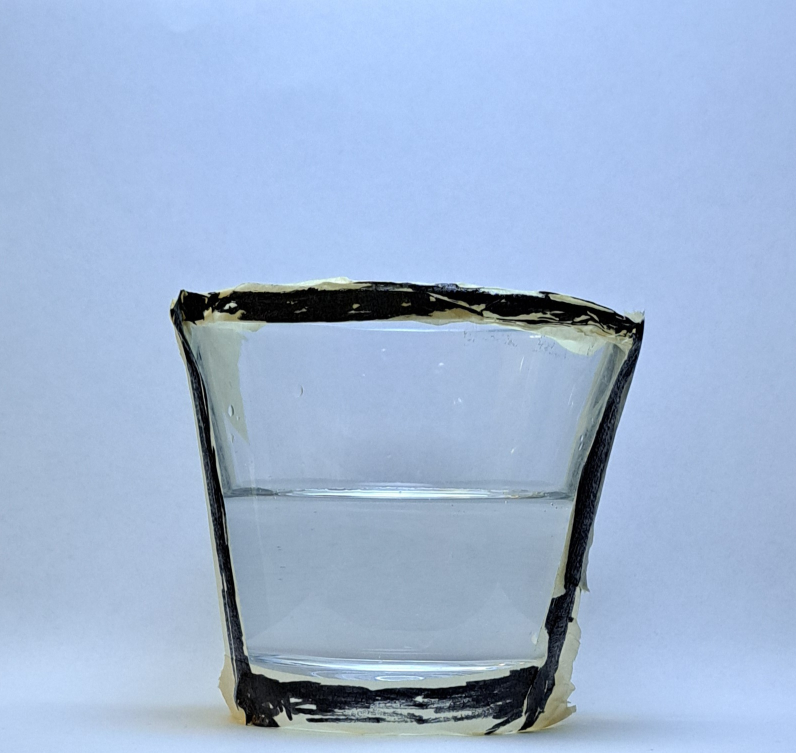
#> input picture test1.jpg, 1592 x 1506 px, given in place of test_video2.mp4, which was not available (shown at 1/2 size)
$ python SelectParameters.py   (older library calls are emulated)
#> lines starting #> are read from the running program, lines starting #| are printed output that depends on the picture; after the words box and inside, x2 and y2 are one past the last pixel; in counts of white or black regions, pixels touching at a corner belong together; pictures that were not available may be replaced by others from this repository, and a replacement may not be noted
import cv2
import numpy as np

def nothing(x):
    pass

# Przetwarzanie wideo lub obrazu
camera_capture = True

img_path = 'test5.png'

# Plik wideo do testowania
video_path = 'test_video2.mp4'

if camera_capture:
    cap = cv2.VideoCapture(video_path)
    fps = cap.get(cv2.CAP_PROP_FPS)
    wait_time = int(1000 / fps)
else:
    img = cv2.imread(img_path)
    wait_time = 1

cv2.namedWindow('Image')
cv2.namedWindow('Detection')
cv2.createTrackbar('Top Cut', 'Image', 50, 200, nothing)
cv2.createTrackbar('Bottom Cut', 'Image', 44, 200, nothing)
cv2.createTrackbar('Top Threshold', 'Image', 255, 255, nothing)
cv2.createTrackbar('Bottom Threshold', 'Image', 32, 255, nothing)
cv2.createTrackbar('Detection Start', 'Image', 242, 250, nothing)
cv2.createTrackbar('Left Cut', 'Image', 723, 1400, nothing)
cv2.createTrackbar('Right Cut', 'Image', 191, 800, nothing)

while True:
    if camera_capture:
        ret, img = cap.read()
#> img is the input picture: shape (1506, 1592, 3); mean B, G, R 212.1, 181.2, 159.1
        if not ret:
            cap.set(cv2.CAP_PROP_POS_FRAMES, 0)
            continue

    img_gray = cv2.cvtColor(img, cv2.COLOR_BGR2GRAY)
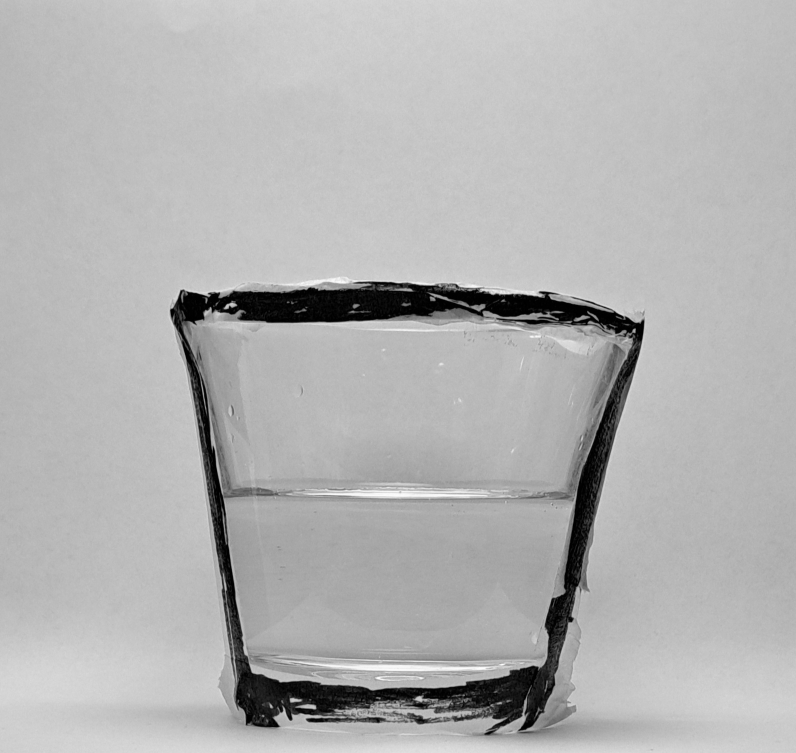
#> img_gray: shape (1506, 1592) (shown at 1/2 size); min 0, max 255, mean 178.2

    top_cut = 80
    bottom_cut = 136
    top_thresh = 255
    bottom_thresh = 50

    top_cut = cv2.getTrackbarPos('Top Cut', 'Image')
    bottom_cut = cv2.getTrackbarPos('Bottom Cut', 'Image')
    top_thresh = cv2.getTrackbarPos('Top Threshold', 'Image')
    bottom_thresh = cv2.getTrackbarPos('Bottom Threshold', 'Image')
    left_cut = cv2.getTrackbarPos('Left Cut', 'Image')
    right_cut = cv2.getTrackbarPos('Right Cut', 'Image')
    detection_start = cv2.getTrackbarPos('Detection Start', 'Image')

    vessel = img_gray.copy()
    w,h = img.shape[1], img.shape[0]
#> w = 1592; h = 1506
    vessel = vessel[top_cut:h-bottom_cut, 0:w]
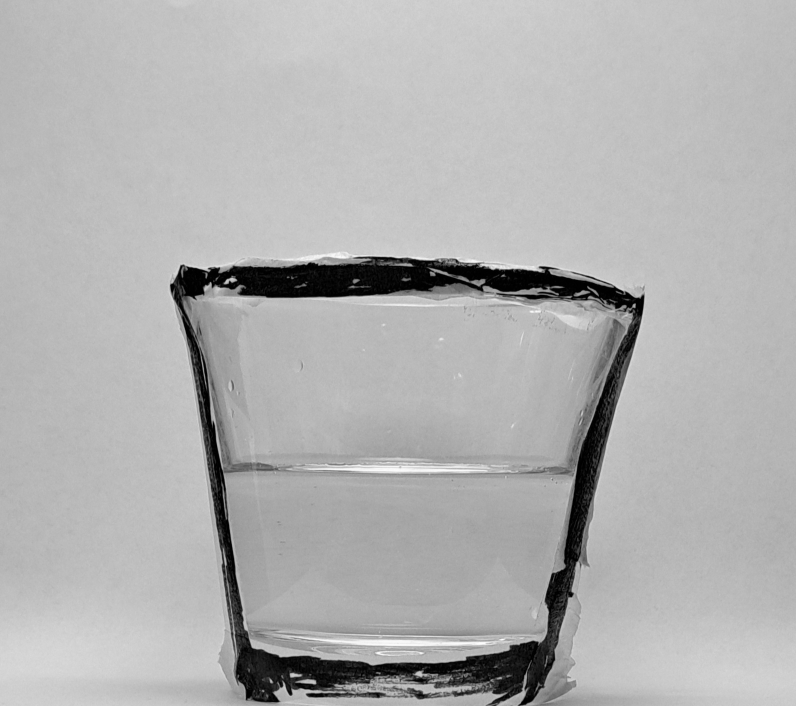
#> vessel: shape (1412, 1592) (shown at 1/2 size); min 0, max 255, mean 176.8

    vessel_height, vessel_width = vessel.shape
#> vessel_height = 1412; vessel_width = 1592

    roi = vessel[0:h-detection_start, left_cut:vessel_width-right_cut]
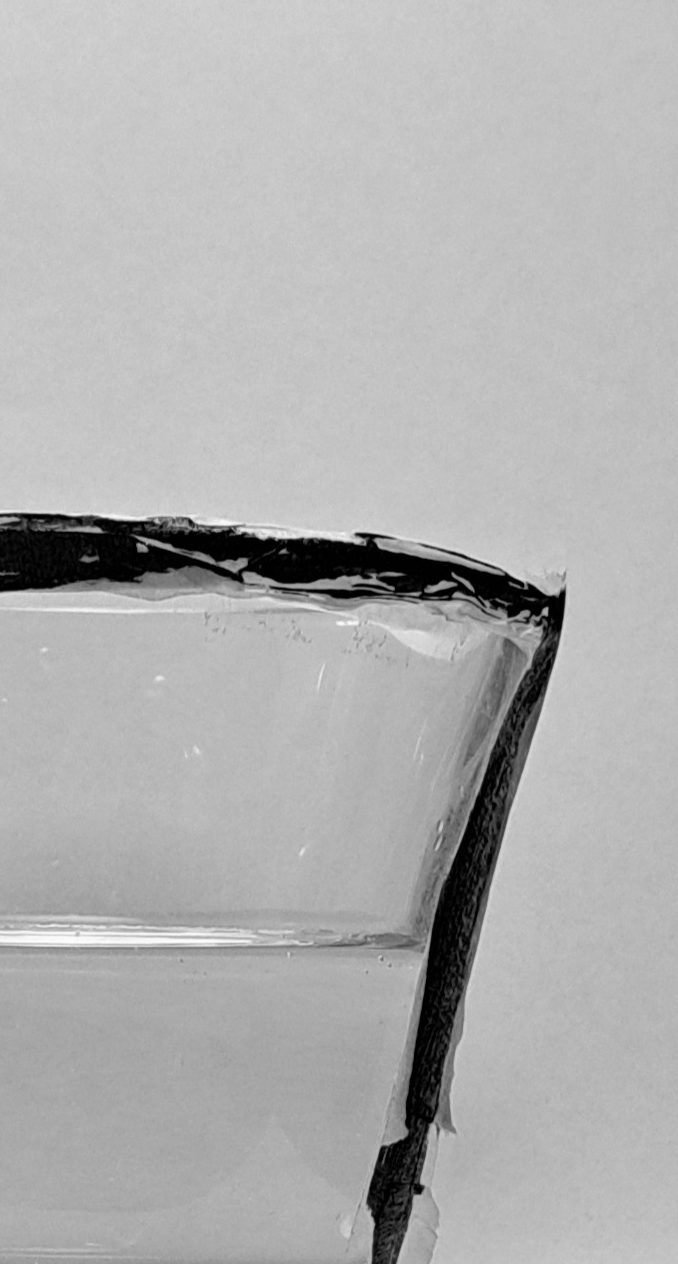
#> roi: shape (1264, 678); min 0, max 253, mean 175.9
    sobel_y = cv2.Sobel(roi, cv2.CV_64F, 0, 1, ksize=3)
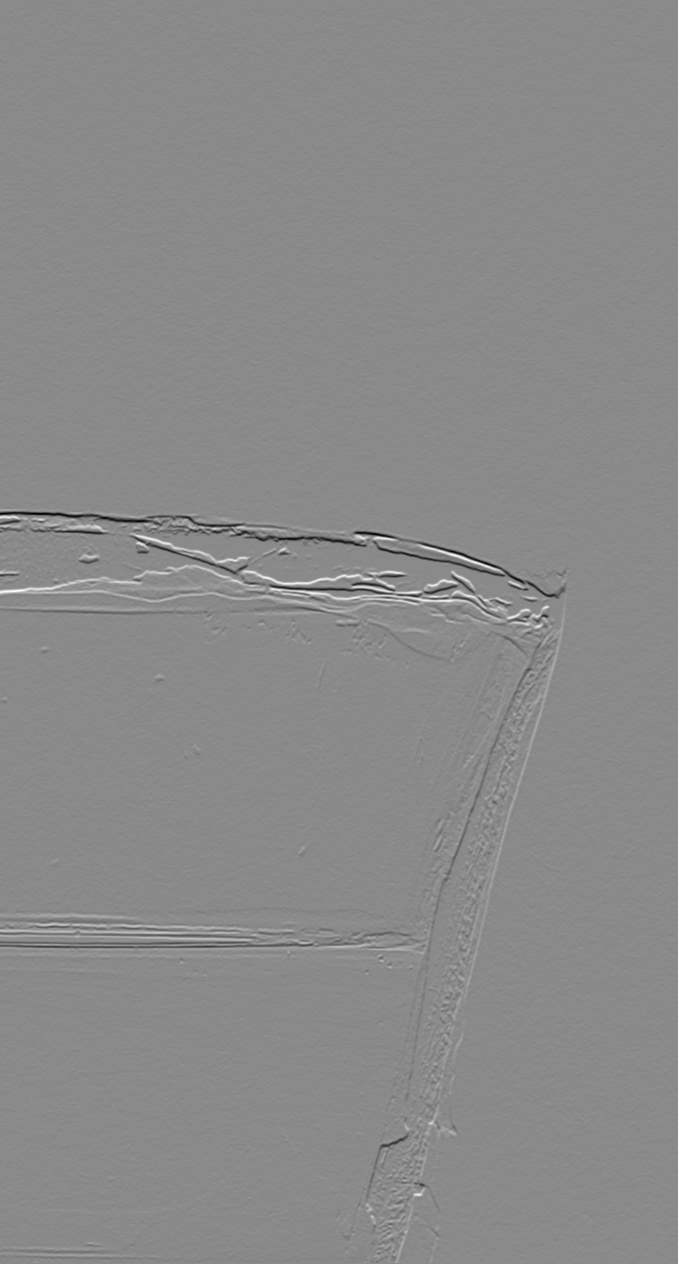
#> sobel_y: shape (1264, 678) float64; min -694, max 586, mean -0.2; drawn with min black and max white
    sobel_y = cv2.convertScaleAbs(sobel_y)
    _, edge_thresh = cv2.threshold(sobel_y, bottom_thresh, top_thresh, cv2.THRESH_BINARY)
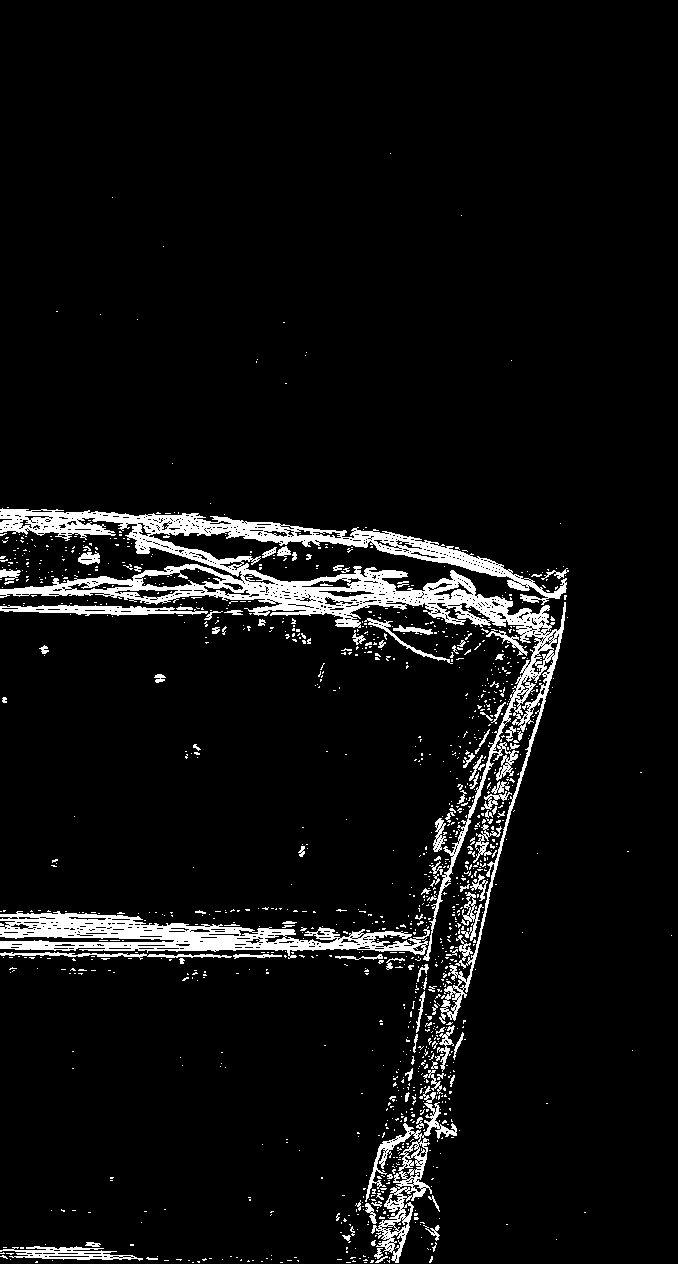
#> edge_thresh: shape (1264, 678); 6.1% white; 1241 white regions (1130 under 20 px), largest, box (x1, y1, x2, y2) and area: (0, 508, 567, 1024) 26586, (0, 911, 430, 959) 8758, (365, 1086, 457, 1263) 3149

    histogram = np.sum(edge_thresh, axis=1)
#> histogram = 1264 values, max 103785 at index 943, min 0 at index 0, mean 10600.7
    line_y = np.argmax(histogram)
#> line_y = 943

    fill = round((vessel_height - line_y) / vessel_height, 2)
#> fill = 0.33
    y_line_global =  line_y + top_cut
#> y_line_global = 993
    print(f"{fill * 100:.1f}, {y_line_global}")
#| 33.0, 993

    cv2.line(img, (0, y_line_global), (img.shape[1], y_line_global), (0, 0, 255), 2)
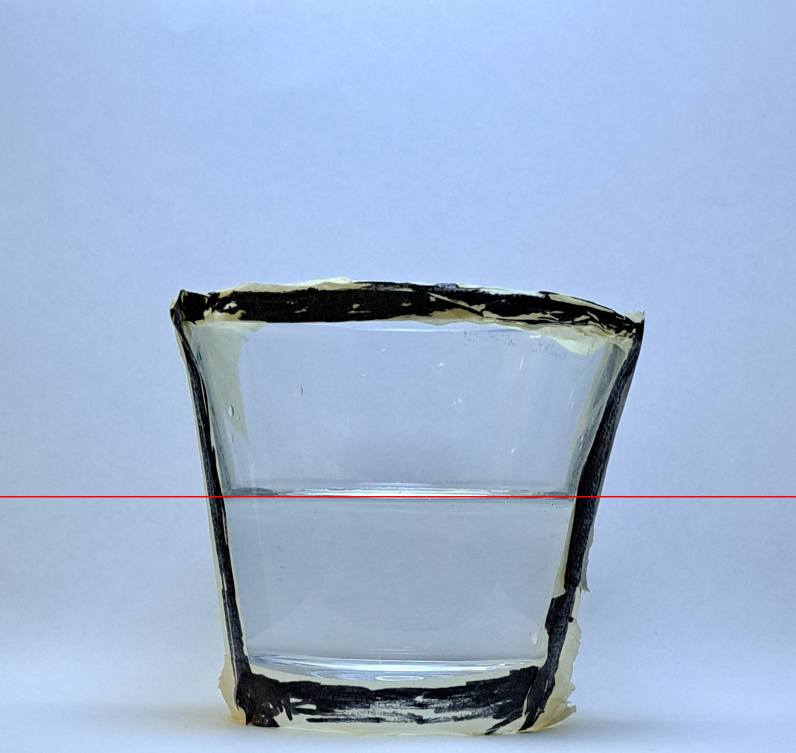
#> img: shape (1506, 1592, 3) (shown at 1/2 size); 0.2% of pixels changed, all inside (x1, y1, x2, y2) = (0, 992, 1592, 995)
    cv2.putText(img,
            f"{fill * 100:.0f}%",
            (40, max(y_line_global - 10, 20)),
            cv2.FONT_HERSHEY_SIMPLEX,
            0.8,
            (0, 0, 255),
            2)
#> img: shape (1506, 1592, 3); 0.02% of pixels changed, all inside (x1, y1, x2, y2) = (41, 965, 91, 985)
    cv2.imshow('Image', img)
    cv2.imshow('Detection', edge_thresh)

    cv2.waitKey(wait_time)

$ run again, on test3.jpg
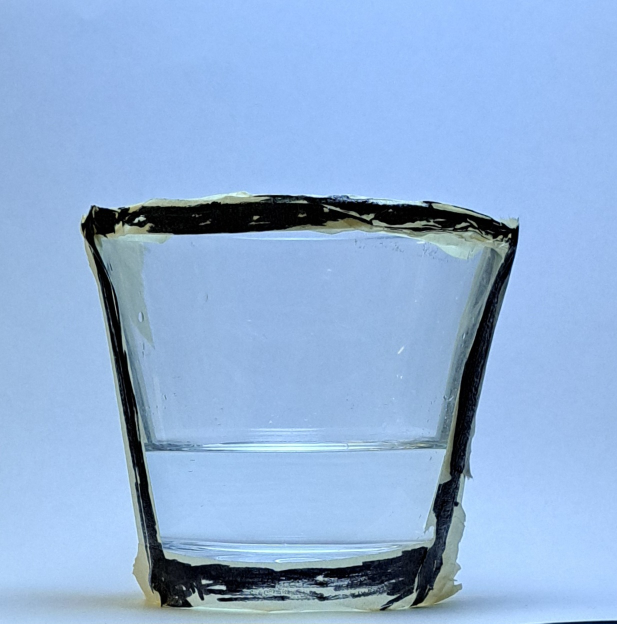
#> input picture test3.jpg, 1234 x 1247 px, given in place of test_video2.mp4, which was not available (shown at 1/2 size)
#> img is the input picture: shape (1247, 1234, 3); mean B, G, R 216.4, 176.8, 145
#> `_, edge_thresh = cv2.threshold(sobel_y, bottom_thresh, top_thresh, cv2..`:
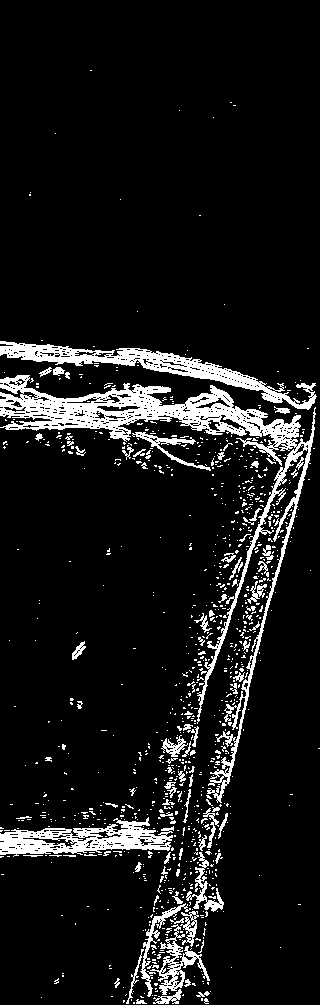
#> edge_thresh: shape (1005, 320); 9.3% white; 977 white regions (886 under 20 px), largest, box (x1, y1, x2, y2) and area: (0, 375, 316, 803) 12018, (0, 341, 317, 410) 4258, (0, 817, 174, 857) 3333
#> histogram = 1005 values, max 63240 at index 412, min 0 at index 0, mean 7614.7
#> line_y = 412
#> fill = 0.64
#> y_line_global = 462
#| 64.0, 462
#> `cv2.line(img, (0, y_line_global), (img.shape[1], y_line_global), (0, 0..`:
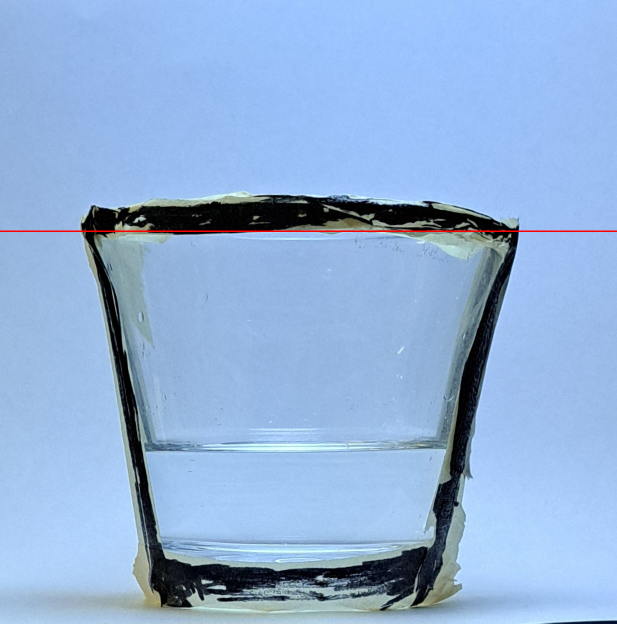
#> img: shape (1247, 1234, 3) (shown at 1/2 size); 0.24% of pixels changed, all inside (x1, y1, x2, y2) = (0, 461, 1234, 464)
